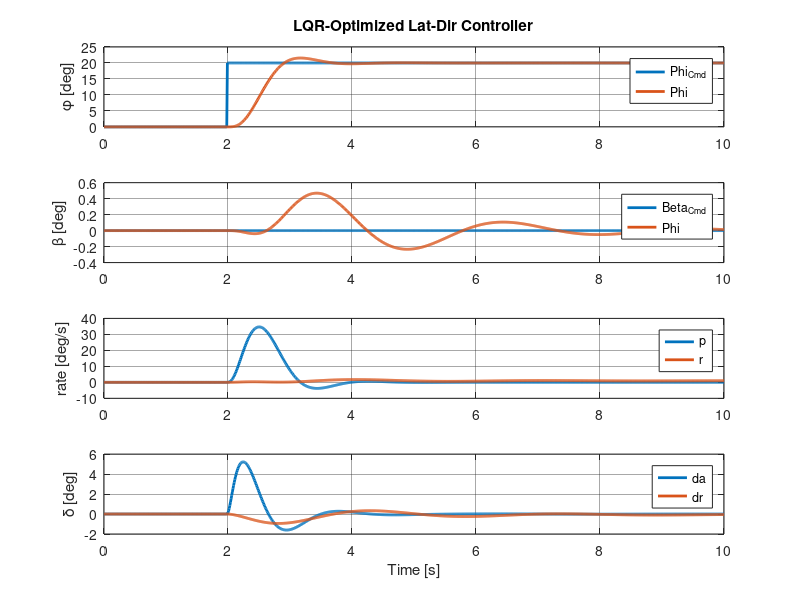

Reproduce this figure in MATLAB.
%% Lat/Dir Plant Model
%
%
%
%
%

clear;
close all;
%% Plant
% x = [phi, beta, p, r]'
% u = [da, dr]';
% y = [beta, phi]'

% Setup State-Space Names
stateNames = {'Phi [rad]','Beta [rad]', 'p [rps]', 'r [rps]'};
inputNames = {'da [rad]', 'dr [rad]'};
nomOutputNames = {'Phi [rad]','Beta [rad]', 'p [rps]', 'r [rps]'};

% Bare-Airframe, no actuators
A_ba = [ 0.0000,   0.0000,   1.0000,    0.0000;
         0.0487,  -0.0829,   0.0000,   -1.0000;
        -0.0000,  -4.5460,  -1.6990,    0.1717;
         0.0000,   3.3820,  -0.0654,   -0.0893;
];
[nBa, mBa] = size(A_ba);

B_ba = [0.0000,   0.0000;
        0.0000,   0.0116;
        27.276,   0.5758;
        0.3952,  -1.362;
];

C_ba = eye(nBa, mBa);

D_ba = zeros(size(B_ba));


% Nominal System
nomSys_ss = ss(A_ba, B_ba, C_ba, D_ba, 'StateName', stateNames, 'InputName', inputNames, ...
               'OutputName', nomOutputNames);
nomSys_tf = tf(nomSys_ss);


%% Add actuators
stateNames = {'da [deg]','dr [deg]'};
inputNames = {'daCmd [deg]', 'drCmd [deg]'};
nomOutputNames = {'da [deg]','dr [deg]'};
wn_act = 20.2;
A_act = [-wn_act,      0;
               0, -wn_act
];
 
B_act = [wn_act,     0;
              0,   wn_act;
];
C_act = [1, 0; 0 1;];
D_act = zeros(size(A_act));
act_ss = ss(A_act, B_act, C_act, D_act,  'StateName', stateNames, 'InputName', inputNames, ...
               'OutputName', nomOutputNames);
% figure;
% step(act_ss);
actPlant_ss = series(act_ss,nomSys_ss);


%% Add tracking error
% e_yi = (y - y_ref)/s
% eDot_yi = C*x + D*u + D_r*r;
% x_aug = [ephi, ebeta, phi, beta, p, r, da, dr]'
augStateNames = {'e_phi', 'e_beta', 'Phi [rad]','Beta [rad]', 'p [rps]', 'r [rps]','da [rad]','dr [rad]'};
augInputNames = {'PhiCmd [rad]','BetaCmd [rad]'};
augOutputNames = {'e_phi', 'e_beta', 'Phi [rad]','Beta [rad]', 'p [rps]', 'r [rps]','da [rad]','dr [rad]'};

A_aug = [zeros(6,2),actPlant_ss.A];
ephi_row = [0 0 1 0 0 0 0 0];
ebeta_row = [0 0 0 1 0 0 0 0];
A_aug = [ephi_row;ebeta_row;A_aug];


B_aug = [zeros(2,2);actPlant_ss.B];
C_aug = actPlant_ss.C;
D_aug = actPlant_ss.D;


%% Compute LQR Gains

qLqr = diag([10, 10, 0, 0, 0, 0, 0, 0]);
rLqr = eye(2,2);

[kLqr,~,~] = lqr(A_aug, B_aug, qLqr, rLqr);

% Reassign for Simulink Model
ki_beta = kLqr(:,2);
ki_phi = kLqr(:,1);
k_fb = kLqr(:,3:8);



%% Create Closed-loop system
A_cl = A_aug - B_aug*kLqr;
B_cl =[-1*eye(2,2) zeros(2,6)]';
C_cl = eye(size(A_cl));
D_cl = zeros(size(B_cl));

sys_cl = ss(A_cl, B_cl, C_cl, D_cl,'StateName', augStateNames,...
            'InputName', augInputNames, 'OutputName', augOutputNames);


%% Sim it
t = 0:0.01:10;
tStep = 2;
step_deg = 20;
u = zeros(length(t),2);
u(tStep/0.01:end,1) = step_deg*pi/180;
[Y,T,X] = lsim(sys_cl, u, t);

hf = figure;


subplot(4,1,1);
plot(T,u(:,1)*180/pi,'LineWidth',2);
grid on; hold on;
plot(T,Y(:,3)*180/pi,'LineWidth',2);
legend('Phi_{Cmd}','Phi');
ylabel('\phi [deg]');
title('LQR-Optimized Lat-Dir Controller');
set(get(hf,'CurrentAxes'),'GridAlpha',0.4,'MinorGridAlpha',0.7);

subplot(4,1,2);
plot(T,u(:,2)*180/pi,'LineWidth',2);
grid on; hold on;
plot(T,Y(:,4)*180/pi,'LineWidth',2);
legend('Beta_{Cmd}','Phi');
ylabel('\beta [deg]');
set(get(hf,'CurrentAxes'),'GridAlpha',0.4,'MinorGridAlpha',0.7);

subplot(4,1,3);
plot(T,Y(:,5)*180/pi,'LineWidth',2);
grid on; hold on;
plot(T,Y(:,6)*180/pi,'LineWidth',2);
legend('p','r');
ylabel('rate [deg/s]');
set(get(hf,'CurrentAxes'),'GridAlpha',0.4,'MinorGridAlpha',0.7);

subplot(4,1,4);
plot(T,X(:,7)*180/pi,'LineWidth',2);
grid on; hold on;
plot(T,X(:,8)*180/pi,'LineWidth',2);
legend('da','dr');
ylabel('\delta [deg]');
xlabel('Time [s]');
set(get(hf,'CurrentAxes'),'GridAlpha',0.4,'MinorGridAlpha',0.7);

set(hf, 'Position',[1950 146 1428 948]);






